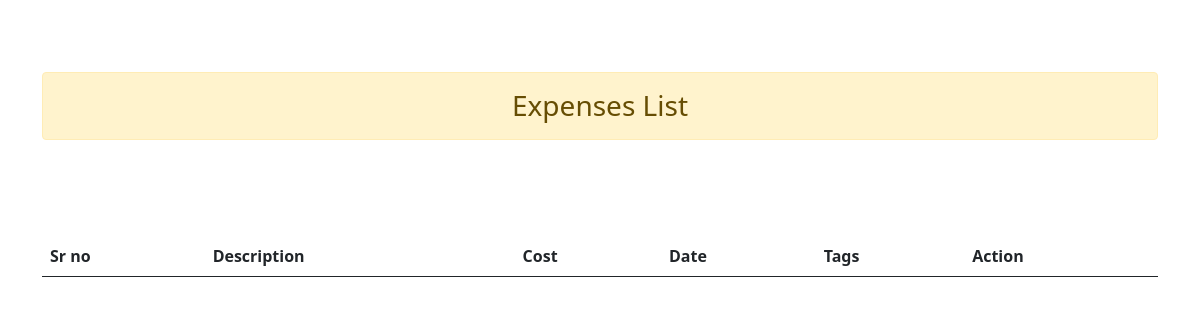
The app's page /expense_list/, older data.
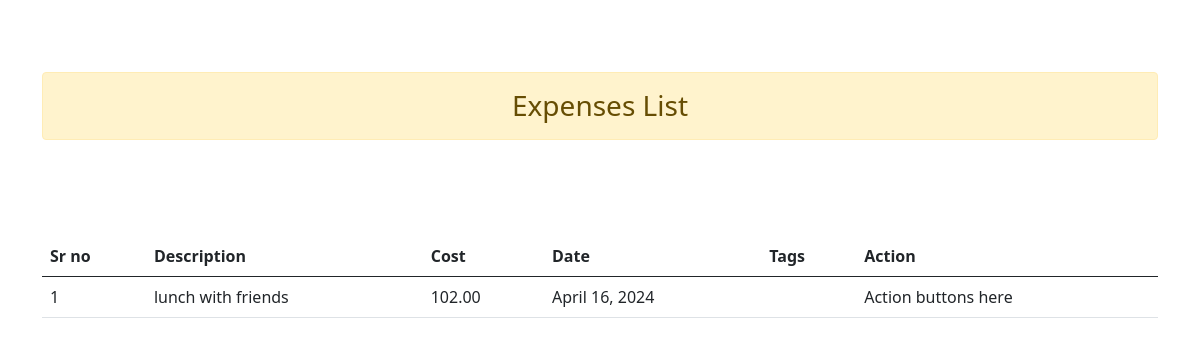
The same page, newer data.
### app1/models.py (models this page shows, shortened)
class Expense(models.Model):
    description = models.CharField(max_length=255)
    cost = models.DecimalField(max_digits = 10, decimal_places = 2, null = True)
    date = models.DateField()
    tags = models.ForeignKey(Tag,on_delete=models.CASCADE,  unique=True, related_name='Expense', null=True)

### app1/views.py (the view)
# urls.py: path("expense_list/", views.expense_list, name="expense_list"),
def expense_list(request):
    expenses = Expense.objects.all()
    return render(request, 'expense_list.html', {'expenses': expenses})

### templates/expense_list.html (shortened to what this page needs)
<!doctype html>
<html lang="en">
  <head>
    <link href="https://cdn.jsdelivr.net/npm/bootstrap@5.0.2/dist/css/bootstrap.min.css" rel="stylesheet">
  </head>
  <body>
    <div class="container">
      <br><br><br>
      <h3 class="alert alert-warning text-center">Expenses List</h3>
      <table class="table my-5">
        <table class="table my-5">
          <thead class="thead-dark">
          <tr>
              <th scope="col">Sr no</th>
              <th scope="col">Description</th>
              <th scope="col">Cost</th>
              <th scope="col">Date</th>
              <th scope="col">Tags</th>
              <th scope="col">Action</th>
          </tr>
          </thead>
          <tbody>
          {% for expense in expenses %}
          <tr>
              <td>{{ forloop.counter }}</td>
              <td>{{ expense.description }}</td>
              <td>{{ expense.cost }}</td>
              <td>{{ expense.date }}</td>
              <td>
              </td>
              <td>Action buttons here</td>
          </tr>
          {% endfor %}
          </tbody>
      </table>
  </div>
  </body>
</html>

Row changes from the older to the newer data that the page shows:
added Expense: description "lunch with friends", cost "102.00", date "April 16, 2024"
